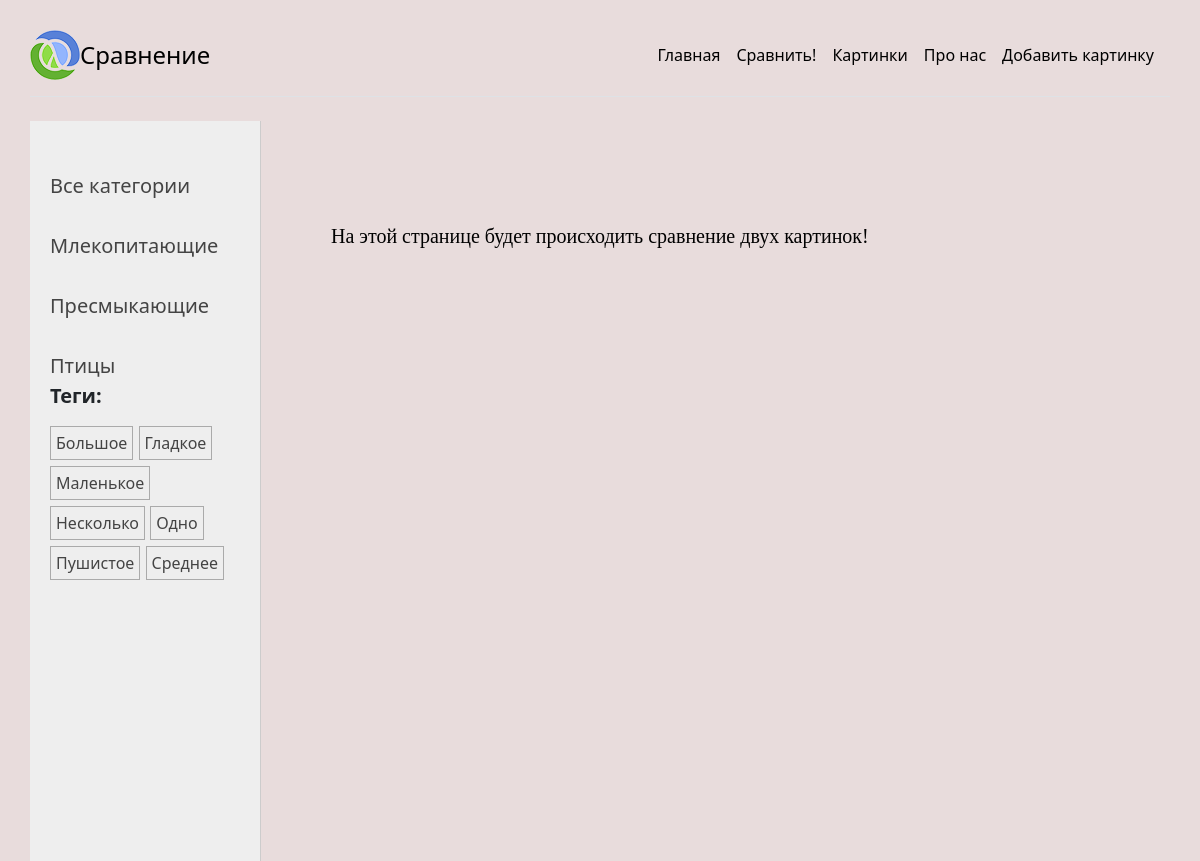
The page /compare on the database its author committed.
### myFirstProject/models.py (models this page shows, shortened)
class Category(models.Model):
    name = models.CharField(max_length=100, db_index=True, verbose_name="Категория")
    slug = models.SlugField(max_length=255, unique=True, db_index=True)
    class Meta:
        verbose_name = "Категория"
        verbose_name_plural = "Категории"
    def get_absolute_url(self):
        return reverse('category', kwargs={'cat_slug': self.slug})

class TagPost(models.Model):
    tag = models.CharField(max_length=100, db_index=True)
    slug = models.SlugField(max_length=255, unique=True, db_index=True)
    def get_absolute_url(self):
        return reverse('tag', kwargs={'tag_slug': self.slug})

### myFirstProject/views.py (the view)
# urls.py: path('compare', views.comp, name='compare'),
def comp( request):
    data = {
        'content': 'Сравнение',
        'title': 'Сравнение',
        'dict': {'key_1': 'Главная', 'key_2': 'Сравнить!', 'key_3': 'Картинки', 'key_4': 'Про нас', 'key_5': 'Добавить картинку'}
    }
    return render(request, 'myFirstProject/compare.html', data)

### myFirstProject/templatetags/photo_tags.py (called while the page is built)
@register.inclusion_tag('myFirstProject/list_categories.html')
def show_categories(cat_selected=0):
    cats = Category.objects.annotate(total=Count("posts")).filter(total__gt=0)
    return {'cats': cats, 'cat_selected': cat_selected}

@register.inclusion_tag('myFirstProject/list_tags.html')
def show_all_tags():
    return {'tags': TagPost.objects.annotate(total=Count("tags")).filter(total__gt=0)}

### myFirstProject/templates/myFirstProject/compare.html
{% extends 'base.html' %}
{% block content %}
На этой странице будет происходить сравнение двух картинок!
{% endblock %}

### myFirstProject/templates/myFirstProject/list_categories.html
{% for cat in cats %}
{% if cat.id == cat_selected %}
<li class="selected"> {{cat.name}}</li>
{% else %}
<li><a href="{{ cat.get_absolute_url }}">{{cat.name}}</a></li>
{% endif %}
{% endfor %}

### myFirstProject/templates/myFirstProject/list_tags.html
{% if tags %}
    <p><b>Теги:</b></p>
    <ul class="tags-list">
        {% for t in tags %}
        <li><a href="{{t.get_absolute_url}}">{{t.tag}}</a></li>
        {% endfor %}
    </ul>
{% endif %}

### myFirstProject/static/myFirstProject/css/styles.css (style rules this page uses)
html, body { font-family: 'Arial'; margin: 0; padding: 0; height: 100%; width: 100%; color: #444; }
a { color: #0059b2; text-decoration: none; }
.left-chapters ul { width: 230px; margin: 0; padding: 20px 10px 10px 20px; list-style: none; font-size: 20px; }
.left-chapters ul li { margin: 30px 0 0 0; color: #999; }
.left-chapters ul li a { color: #444; text-decoration: none; }
ul.tags-list { width: 100%; margin: 0; padding: 0; list-style: none; }
ul.tags-list li { margin: 0; padding: 0 0 10px; display: inline-block; }
ul.tags-list li a { padding: 5px; font-size: 16px; border: 1px solid #aaa; }

### myFirstProject/static/myFirstProject/css/base.css (style rules this page uses)
body { padding: 2.5%; height: 100vh; font-weight: bold; }

### myFirstProject/templates/base.html (style rules this page uses)
body { background-color: #e8dcdc; }

### rows shown on the page
Category: name "Млекопитающие"
Category: name "Пресмыкающие"
Category: name "Птицы"
TagPost: tag "Большое"
TagPost: tag "Гладкое"
TagPost: tag "Маленькое"
TagPost: tag "Несколько"
TagPost: tag "Одно"
TagPost: tag "Пушистое"
TagPost: tag "Среднее"

### other values the page prints
{{ content }} "Сравнение"
{{ dict.key_1 }} "Главная"
{{ dict.key_2 }} "Сравнить!"
{{ dict.key_3 }} "Картинки"
{{ dict.key_4 }} "Про нас"
{{ dict.key_5 }} "Добавить картинку"
